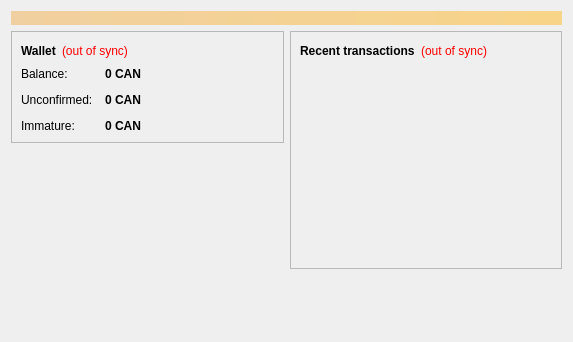
<?xml version="1.0" encoding="UTF-8"?>
<ui version="4.0">
 <class>OverviewPage</class>
 <widget class="QWidget" name="OverviewPage">
  <property name="geometry">
   <rect>
    <x>0</x>
    <y>0</y>
    <width>573</width>
    <height>342</height>
   </rect>
  </property>
  <property name="windowTitle">
   <string>Form</string>
  </property>
  <layout class="QVBoxLayout" name="topLayout">
   <item>
    <widget class="QLabel" name="labelAlerts">
     <property name="visible">
      <bool>false</bool>
     </property>
     <property name="styleSheet">
      <string notr="true">background-color: qlineargradient(x1: 0, y1: 0, x2: 1, y2: 0, stop:0 #F0D0A0, stop:1 #F8D488); color:#000000;</string>
     </property>
     <property name="wordWrap">
      <bool>true</bool>
     </property>
     <property name="margin">
      <number>3</number>
     </property>
    </widget>
   </item>
   <item>
    <layout class="QHBoxLayout" name="horizontalLayout" stretch="1,1">
     <item>
      <layout class="QVBoxLayout" name="verticalLayout_2">
       <item>
        <widget class="QFrame" name="frame">
         <property name="frameShape">
          <enum>QFrame::StyledPanel</enum>
         </property>
         <property name="frameShadow">
          <enum>QFrame::Raised</enum>
         </property>
         <layout class="QVBoxLayout" name="verticalLayout_4">
          <item>
           <layout class="QHBoxLayout" name="horizontalLayout_4">
            <item>
             <widget class="QLabel" name="label_5">
              <property name="font">
               <font>
                <weight>75</weight>
                <bold>true</bold>
               </font>
              </property>
              <property name="text">
               <string>Wallet</string>
              </property>
             </widget>
            </item>
            <item>
             <widget class="QLabel" name="labelWalletStatus">
              <property name="toolTip">
               <string>The displayed information may be out of date. Your wallet automatically synchronizes with the Caninet network after a connection is established, but this process has not completed yet.</string>
              </property>
              <property name="styleSheet">
               <string notr="true">QLabel { color: red; }</string>
              </property>
              <property name="text">
               <string notr="true">(out of sync)</string>
              </property>
              <property name="alignment">
               <set>Qt::AlignLeading|Qt::AlignLeft|Qt::AlignVCenter</set>
              </property>
             </widget>
            </item>
            <item>
             <spacer name="horizontalSpacer_2">
              <property name="orientation">
               <enum>Qt::Horizontal</enum>
              </property>
              <property name="sizeHint" stdset="0">
               <size>
                <width>40</width>
                <height>20</height>
               </size>
              </property>
             </spacer>
            </item>
           </layout>
          </item>
          <item>
           <layout class="QFormLayout" name="formLayout_2">
            <property name="fieldGrowthPolicy">
             <enum>QFormLayout::AllNonFixedFieldsGrow</enum>
            </property>
            <property name="horizontalSpacing">
             <number>12</number>
            </property>
            <property name="verticalSpacing">
             <number>12</number>
            </property>
            <item row="0" column="0">
             <widget class="QLabel" name="label">
              <property name="text">
               <string>Balance:</string>
              </property>
             </widget>
            </item>
            <item row="0" column="1">
             <widget class="QLabel" name="labelBalance">
              <property name="font">
               <font>
                <weight>75</weight>
                <bold>true</bold>
               </font>
              </property>
              <property name="cursor">
               <cursorShape>IBeamCursor</cursorShape>
              </property>
              <property name="toolTip">
               <string>Your current balance</string>
              </property>
              <property name="text">
               <string notr="true">0 CAN</string>
              </property>
              <property name="textInteractionFlags">
               <set>Qt::LinksAccessibleByMouse|Qt::TextSelectableByKeyboard|Qt::TextSelectableByMouse</set>
              </property>
             </widget>
            </item>
            <item row="1" column="0">
             <widget class="QLabel" name="label_3">
              <property name="text">
               <string>Unconfirmed:</string>
              </property>
             </widget>
            </item>
            <item row="1" column="1">
             <widget class="QLabel" name="labelUnconfirmed">
              <property name="font">
               <font>
                <weight>75</weight>
                <bold>true</bold>
               </font>
              </property>
              <property name="cursor">
               <cursorShape>IBeamCursor</cursorShape>
              </property>
              <property name="toolTip">
               <string>Total of transactions that have yet to be confirmed, and do not yet count toward the current balance</string>
              </property>
              <property name="text">
               <string notr="true">0 CAN</string>
              </property>
              <property name="textInteractionFlags">
               <set>Qt::LinksAccessibleByMouse|Qt::TextSelectableByKeyboard|Qt::TextSelectableByMouse</set>
              </property>
             </widget>
            </item>
            <item row="2" column="0">
             <widget class="QLabel" name="labelImmatureText">
              <property name="text">
               <string>Immature:</string>
              </property>
             </widget>
            </item>
            <item row="2" column="1">
             <widget class="QLabel" name="labelImmature">
              <property name="font">
               <font>
                <weight>75</weight>
                <bold>true</bold>
               </font>
              </property>
              <property name="toolTip">
               <string>Mined balance that has not yet matured</string>
              </property>
              <property name="text">
               <string notr="true">0 CAN</string>
              </property>
              <property name="textInteractionFlags">
               <set>Qt::LinksAccessibleByMouse|Qt::TextSelectableByKeyboard|Qt::TextSelectableByMouse</set>
              </property>
             </widget>
            </item>
           </layout>
          </item>
         </layout>
        </widget>
       </item>
       <item>
        <spacer name="verticalSpacer">
         <property name="orientation">
          <enum>Qt::Vertical</enum>
         </property>
         <property name="sizeHint" stdset="0">
          <size>
           <width>20</width>
           <height>40</height>
          </size>
         </property>
        </spacer>
       </item>
      </layout>
     </item>
     <item>
      <layout class="QVBoxLayout" name="verticalLayout_3">
       <item>
        <widget class="QFrame" name="frame_2">
         <property name="frameShape">
          <enum>QFrame::StyledPanel</enum>
         </property>
         <property name="frameShadow">
          <enum>QFrame::Raised</enum>
         </property>
         <layout class="QVBoxLayout" name="verticalLayout">
          <item>
           <layout class="QHBoxLayout" name="horizontalLayout_2">
            <item>
             <widget class="QLabel" name="label_4">
              <property name="text">
               <string>&lt;b&gt;Recent transactions&lt;/b&gt;</string>
              </property>
             </widget>
            </item>
            <item>
             <widget class="QLabel" name="labelTransactionsStatus">
              <property name="toolTip">
               <string>The displayed information may be out of date. Your wallet automatically synchronizes with the Caninet network after a connection is established, but this process has not completed yet.</string>
              </property>
              <property name="styleSheet">
               <string notr="true">QLabel { color: red; }</string>
              </property>
              <property name="text">
               <string notr="true">(out of sync)</string>
              </property>
              <property name="alignment">
               <set>Qt::AlignRight|Qt::AlignTrailing|Qt::AlignVCenter</set>
              </property>
             </widget>
            </item>
            <item>
             <spacer name="horizontalSpacer">
              <property name="orientation">
               <enum>Qt::Horizontal</enum>
              </property>
              <property name="sizeHint" stdset="0">
               <size>
                <width>40</width>
                <height>20</height>
               </size>
              </property>
             </spacer>
            </item>
           </layout>
          </item>
          <item>
           <widget class="QListView" name="listTransactions">
            <property name="styleSheet">
             <string notr="true">QListView { background: transparent; }</string>
            </property>
            <property name="frameShape">
             <enum>QFrame::NoFrame</enum>
            </property>
            <property name="verticalScrollBarPolicy">
             <enum>Qt::ScrollBarAlwaysOff</enum>
            </property>
            <property name="horizontalScrollBarPolicy">
             <enum>Qt::ScrollBarAlwaysOff</enum>
            </property>
            <property name="selectionMode">
             <enum>QAbstractItemView::NoSelection</enum>
            </property>
           </widget>
          </item>
         </layout>
        </widget>
       </item>
       <item>
        <spacer name="verticalSpacer_2">
         <property name="orientation">
          <enum>Qt::Vertical</enum>
         </property>
         <property name="sizeHint" stdset="0">
          <size>
           <width>20</width>
           <height>40</height>
          </size>
         </property>
        </spacer>
       </item>
      </layout>
     </item>
    </layout>
   </item>
  </layout>
 </widget>
 <resources/>
 <connections/>
</ui>
